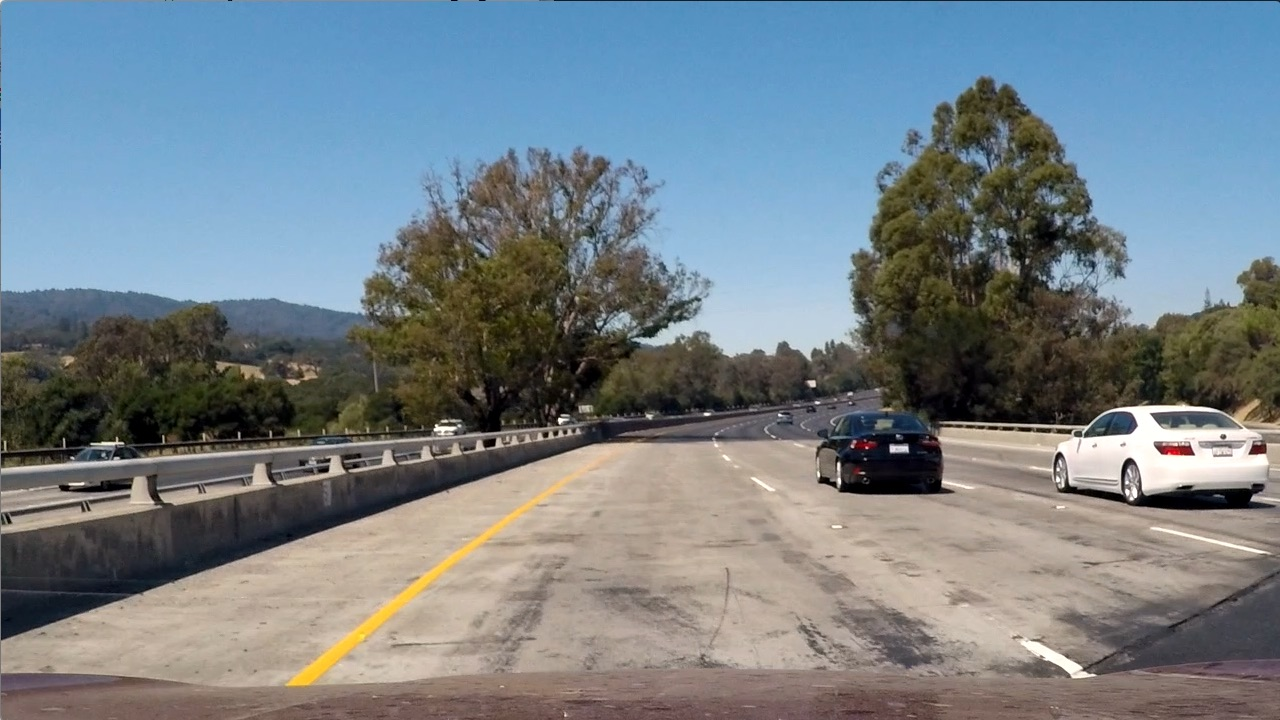
#> input picture test_images/test1.jpg, 1280 x 720 px
$ python lane_detection.py
#> lines starting #> are read from the running program, lines starting #| are printed output that depends on the picture; after the words box and inside, x2 and y2 are one past the last pixel; in counts of white or black regions, pixels touching at a corner belong together
### undistort.py
import numpy as np
import cv2


calibration = np.load('camera_cal/calib.npz')
#> (reads camera_cal/calib.npz from the repository)
mtx = calibration['mtx']
dist = calibration['dist']


def undistort(img):
    """Undistort an image using the lecture approach (getOptimalNewCameraMatrix)."""
    h, w = img.shape[:2]
    newCameraMtx, roi = cv2.getOptimalNewCameraMatrix(mtx, dist, (w, h), 0, (w, h))
    return cv2.undistort(img, mtx, dist, None, newCameraMtx)

# [9 lines that do not run on import are left out]

### thresholded_binary.py
import numpy as np
import cv2 as cv

from undistort import undistort


def sobel_x_mask(img, thresh=40, ksize=3):
    """Binary mask of vertical edges (Sobel along the X axis)."""
    gray = cv.cvtColor(img, cv.COLOR_BGR2GRAY)
    gray = cv.GaussianBlur(gray, (5, 5), 0)
    sobelX = cv.Sobel(gray, ddepth=cv.CV_32F, dx=1, dy=0, ksize=ksize)
    absX = np.absolute(sobelX)
    scaled = np.uint8(255 * absX / np.max(absX))
    _, mask = cv.threshold(scaled, thresh, 255, cv.THRESH_BINARY)
    return mask


def color_mask(img):
    """Binary mask of yellow and white lane markings in HSV."""
    hsv = cv.cvtColor(img, cv.COLOR_BGR2HSV)
    yellow = cv.inRange(hsv, np.array([15, 80, 60]), np.array([35, 255, 255]))
    white = cv.inRange(hsv, np.array([0, 0, 200]), np.array([179, 30, 255]))
    return cv.bitwise_or(yellow, white)


def threshold(img):
    """Combine gradient and color into one binary image and remove small specks."""
    combined = cv.bitwise_or(sobel_x_mask(img), color_mask(img))
    kernel = np.ones((3, 3), np.uint8)
    return cv.morphologyEx(combined, cv.MORPH_OPEN, kernel)

# [10 lines that do not run on import are left out]

### perspective.py
import numpy as np
import cv2 as cv

from undistort import undistort
from thresholded_binary import threshold

SRC = np.float32([[598, 460], [706, 460], [1071, 718], [247, 719]])

DST = np.float32([[320, 0], [960, 0], [960, 720], [320, 720]])

M = cv.getPerspectiveTransform(SRC, DST)
M_INV = cv.getPerspectiveTransform(DST, SRC)


def warp(img):
    """Transform an image to the bird's-eye view."""
    h, w = img.shape[:2]
    return cv.warpPerspective(img, M, (w, h), flags=cv.INTER_LINEAR)


# [18 lines that do not run on import are left out]

### lane_detection.py
import numpy as np
import cv2 as cv

from undistort import undistort
from thresholded_binary import threshold
from perspective import warp, M_INV, DST

XM_PER_PIX = 3.7 / (DST[1][0] - DST[0][0])
YM_PER_PIX = 30 / 720


def find_lane_pixels(binary_warped, n_windows=9, margin=100, min_pix=50):
    """Find lane pixels with a histogram + sliding window search."""
    binary = (binary_warped > 0).astype(np.uint8)
    h, w = binary.shape

    histogram = np.sum(binary[h // 2:, :], axis=0)
    midpoint = w // 2
    left_current = np.argmax(histogram[:midpoint])
    right_current = np.argmax(histogram[midpoint:]) + midpoint

    nonzero_y, nonzero_x = binary.nonzero()
    window_height = h // n_windows

    left_inds, right_inds = [], []
    out_img = np.zeros((h, w, 3), np.uint8)

    for i in range(n_windows):
        y_low = h - (i + 1) * window_height
        y_high = h - i * window_height

        xl_low, xl_high = left_current - margin, left_current + margin
        xr_low, xr_high = right_current - margin, right_current + margin

        in_y = (nonzero_y >= y_low) & (nonzero_y < y_high)
        good_left = (in_y & (nonzero_x >= xl_low) & (nonzero_x < xl_high)).nonzero()[0]
        good_right = (in_y & (nonzero_x >= xr_low) & (nonzero_x < xr_high)).nonzero()[0]

        left_inds.append(good_left)
        right_inds.append(good_right)

        if len(good_left) > min_pix:
            left_current = int(np.mean(nonzero_x[good_left]))
        if len(good_right) > min_pix:
            right_current = int(np.mean(nonzero_x[good_right]))

    left_inds = np.concatenate(left_inds)
    right_inds = np.concatenate(right_inds)

    leftx, lefty = nonzero_x[left_inds], nonzero_y[left_inds]
    rightx, righty = nonzero_x[right_inds], nonzero_y[right_inds]

    out_img[lefty, leftx] = (0, 0, 255)
    out_img[righty, rightx] = (255, 0, 0)

    return leftx, lefty, rightx, righty, out_img


def fit_polynomial(x, y):
    """Fit x = A*y^2 + B*y + C."""
    return np.polyfit(y, x, 2)


def curvature_radius(leftx, lefty, rightx, righty, y_eval):
    """Radius of curvature in meters at y_eval (pixels), averaged over both lines."""
    left_fit = np.polyfit(lefty * YM_PER_PIX, leftx * XM_PER_PIX, 2)
    right_fit = np.polyfit(righty * YM_PER_PIX, rightx * XM_PER_PIX, 2)
    y = y_eval * YM_PER_PIX

    left_r = (1 + (2 * left_fit[0] * y + left_fit[1]) ** 2) ** 1.5 / abs(2 * left_fit[0])
    right_r = (1 + (2 * right_fit[0] * y + right_fit[1]) ** 2) ** 1.5 / abs(2 * right_fit[0])
    return (left_r + right_r) / 2


def vehicle_offset(left_fit, right_fit, img_width, y_eval):
    """Offset of the vehicle from the lane center in meters (negative = left of center)."""
    left_x = np.polyval(left_fit, y_eval)
    right_x = np.polyval(right_fit, y_eval)
    lane_center = (left_x + right_x) / 2
    return (img_width / 2 - lane_center) * XM_PER_PIX


def draw_lane(undist, binary_warped, left_fit, right_fit):
    """Draw the lane area on the warped view and project it back onto the original image."""
    h, w = binary_warped.shape
    ploty = np.linspace(0, h - 1, h)
    left_fitx = np.polyval(left_fit, ploty)
    right_fitx = np.polyval(right_fit, ploty)

    color_warp = np.zeros((h, w, 3), np.uint8)
    pts_left = np.transpose(np.vstack([left_fitx, ploty]))
    pts_right = np.flipud(np.transpose(np.vstack([right_fitx, ploty])))
    pts = np.vstack((pts_left, pts_right)).astype(np.int32)
    cv.fillPoly(color_warp, [pts], (0, 255, 0))

    unwarped = cv.warpPerspective(color_warp, M_INV, (w, h))
    return cv.addWeighted(undist, 1, unwarped, 0.3, 0)


def process_image(img):
    """Full pipeline for one BGR image. Returns the result and the sliding window debug image."""
    undist = undistort(img)
    binary_warped = warp(threshold(undist))
    h, w = binary_warped.shape

    leftx, lefty, rightx, righty, debug = find_lane_pixels(binary_warped)

    if len(leftx) == 0 or len(rightx) == 0:
        return undist, debug   # no lane found, return the undistorted image unchanged

    left_fit = fit_polynomial(leftx, lefty)
    right_fit = fit_polynomial(rightx, righty)

    ploty = np.linspace(0, h - 1, h)
    for fit, name in ((left_fit, 'f_left'), (right_fit, 'f_right')):
        pts = np.stack([np.polyval(fit, ploty), ploty], axis=1).astype(np.int32)
        cv.polylines(debug, [pts], False, (0, 255, 255), 3)

    for i, (fit, name) in enumerate(((left_fit, 'f_left'), (right_fit, 'f_right'))):
        text = f'{name}(y) = {fit[0]:.2e}*y^2 + {fit[1]:.2e}*y + {fit[2]:.1f}'
        cv.putText(debug, text, (30, 40 + 35 * i), cv.FONT_HERSHEY_SIMPLEX, 0.8, (0, 255, 255), 2)

    radius = curvature_radius(leftx, lefty, rightx, righty, h - 1)
    offset = vehicle_offset(left_fit, right_fit, w, h - 1)

    result = draw_lane(undist, binary_warped, left_fit, right_fit)
    side = 'left' if offset < 0 else 'right'
    cv.putText(result, f'Radius of curvature: {radius:.0f} m', (30, 50),
               cv.FONT_HERSHEY_SIMPLEX, 1, (255, 255, 255), 2)
    cv.putText(result, f'Vehicle is {abs(offset):.2f} m {side} of center', (30, 90),
               cv.FONT_HERSHEY_SIMPLEX, 1, (255, 255, 255), 2)
    return result, debug


if __name__ == '__main__':
    img = cv.imread('test_images/test1.jpg')
#> img is the input picture: shape (720, 1280, 3); mean B, G, R 135.5, 128.7, 117.5
    result, debug = process_image(img)
#> in sobel_x_mask, `_, mask = cv.threshold(scaled, thresh, 255, cv.THRESH_BINARY)`:
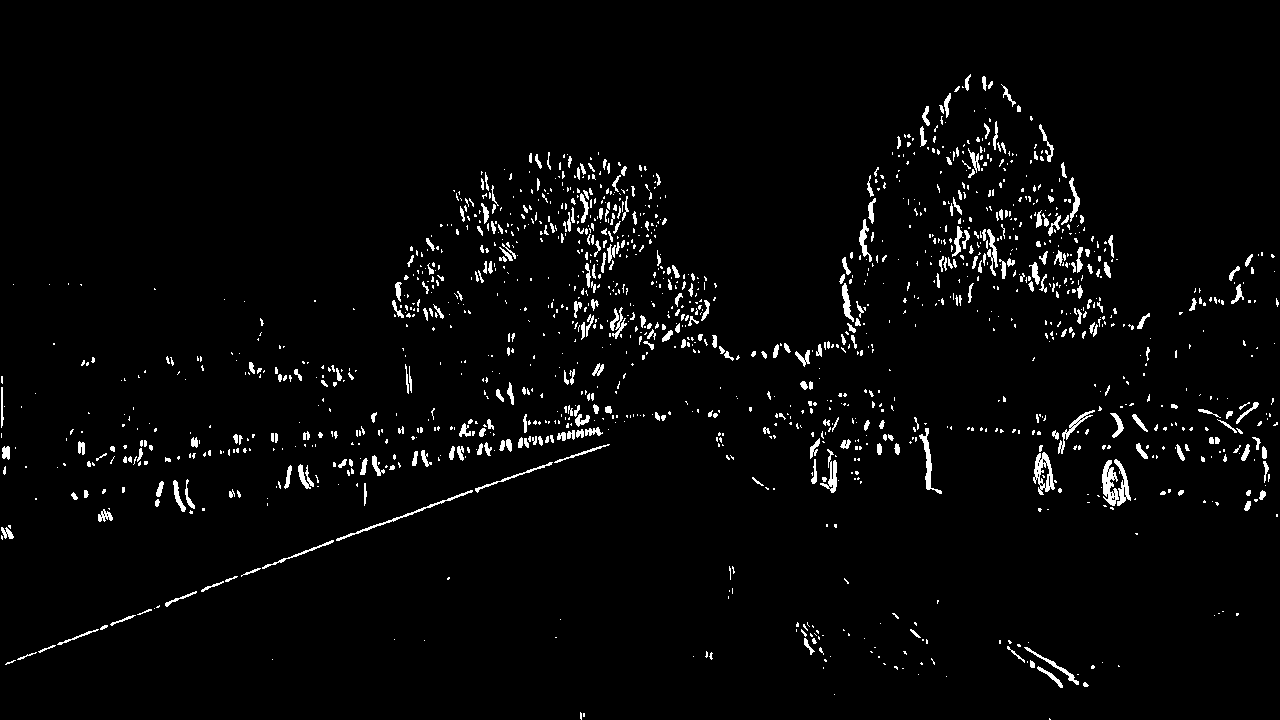
#> mask: shape (720, 1280); 2.9% white; 1477 white regions (1112 under 20 px), largest, box (x1, y1, x2, y2) and area: (1033, 452, 1055, 495) 446, (1102, 460, 1119, 506) 441, (336, 490, 473, 541) 345
#> in color_mask, `hsv = cv.cvtColor(img, cv.COLOR_BGR2HSV)`: hsv: shape (720, 1280, 3); mean H, S, V 61.2, 77.3, 149.8
#> in color_mask, `yellow = cv.inRange(hsv, np.array([15, 80, 60]), np.array([35, 255, 25..`: yellow: shape (720, 1280); 6.4% white; 493 white regions (417 under 20 px), largest, box (x1, y1, x2, y2) and area: (384, 226, 585, 416) 14350, (1036, 273, 1280, 427) 13077, (312, 468, 603, 698) 4806
#> in color_mask, `white = cv.inRange(hsv, np.array([0, 0, 200]), np.array([179, 30, 255]))`: white: shape (720, 1280); 1.7% white; 173 white regions (144 under 20 px), largest, box (x1, y1, x2, y2) and area: (1037, 408, 1267, 495) 10284, (649, 324, 826, 361) 1566, (1007, 641, 1086, 688) 852
#> in color_mask, `return cv.bitwise_or(yellow, white)`: returned value: shape (720, 1280); 8.1% white; 664 white regions (560 under 20 px), largest, box (x1, y1, x2, y2) and area: (384, 226, 585, 416) 14350, (1036, 273, 1280, 427) 13077, (1037, 392, 1267, 495) 10424
#> in threshold, `combined = cv.bitwise_or(sobel_x_mask(img), color_mask(img))`: combined: shape (720, 1280); 10.7% white; 1533 white regions (1171 under 20 px), largest, box (x1, y1, x2, y2) and area: (384, 225, 585, 420) 14799, (1036, 259, 1280, 427) 13518, (1029, 380, 1269, 506) 12920
#> in threshold, `return cv.morphologyEx(combined, cv.MORPH_OPEN, kernel)`: returned value: shape (720, 1280); 8.7% white; 595 white regions (320 under 20 px), largest, box (x1, y1, x2, y2) and area: (385, 228, 583, 412) 13234, (1032, 403, 1269, 506) 11569, (1137, 277, 1280, 427) 10794
#> in warp, `h, w = img.shape[:2]`: h = 720; w = 1280
#> in find_lane_pixels, `binary = (binary_warped > 0).astype(np.uint8)`: binary: shape (720, 1280); values 0 (black) and 1 (white), 3.9% white; 34 white regions (7 under 20 px), largest, box (x1, y1, x2, y2) and area: (323, 170, 403, 712) 23218, (1020, 242, 1080, 361) 3864, (41, 22, 114, 94) 1574
#> in find_lane_pixels, `histogram = np.sum(binary[h // 2:, :], axis=0)`: histogram = 1280 values, max 352 at index 348, min 0 at index 0, mean 13.47
#> in find_lane_pixels, `left_current = np.argmax(histogram[:midpoint])`: left_current = 348
#> in find_lane_pixels, `right_current = np.argmax(histogram[midpoint:]) + midpoint`: right_current = 1009
#> the loop in find_lane_pixels, `for i in range(n_windows):` made 9 passes
#> (xl_low, xl_high, xr_low, xr_high, left_current, right_current) on passes 1, 3, 5, 6: (248, 448, 909, 1109, 352, 1000), (246, 446, 900, 1100, 348, 1042), (253, 453, 942, 1142, 360, 1040), (260, 460, 940, 1140, 366, 1050)
#> (xl_low, xl_high, xr_low, xr_high, left_current) on passes 2, 4, 7: (252, 452, 900, 1100, 346), (248, 448, 942, 1142, 353), (266, 466, 950, 1150, 375)
#> after the loop in find_lane_pixels, `for i in range(n_windows):`: left_inds = 9 items
#> in find_lane_pixels, `right_inds = np.concatenate(right_inds)`: right_inds = 4659 values, max 36264 at index 697, min 6600 at index 1981, mean 16177.1
#> in find_lane_pixels, `rightx, righty = nonzero_x[right_inds], nonzero_y[right_inds]`: rightx = 4659 values, max 1079 at index 2426, min 947 at index 40, mean 1040.7; righty = 4659 values, max 707 at index 672, min 242 at index 1981, mean 364.7
#> in process_image, `left_fit = fit_polynomial(leftx, lefty)`: left_fit = [0.000187, -0.222, 414.4]
#> in process_image, `right_fit = fit_polynomial(rightx, righty)`: right_fit = [0.000157, -0.272, 1115.8]
#> the loop in process_image, `for fit, name in ((left_fit, 'f_left'), (right_fit, 'f_right')):` made 2 passes
#> after the loop in process_image, `for fit, name in ((left_fit, 'f_left'), (right_fit, 'f_right')):`:
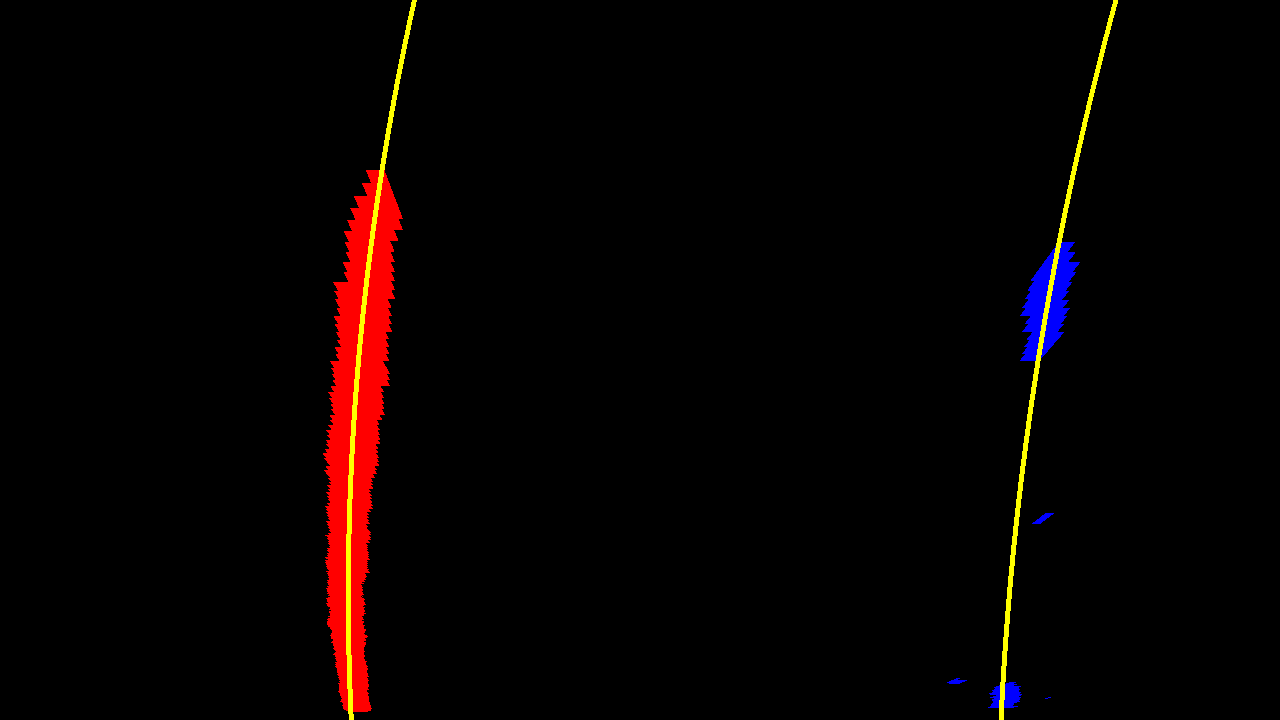
#> debug: shape (720, 1280, 3); mean of channels 0, 1, 2 1.1, 2, 7.7; drawn as B, G, R
#> the loop in process_image, `for i, (fit, name) in enumerate(((left_fit, 'f_left'), (right_fit, 'f_..` made 2 passes
#> after the loop in process_image, `for i, (fit, name) in enumerate(((left_fit, 'f_left'), (right_fit, 'f_..`:
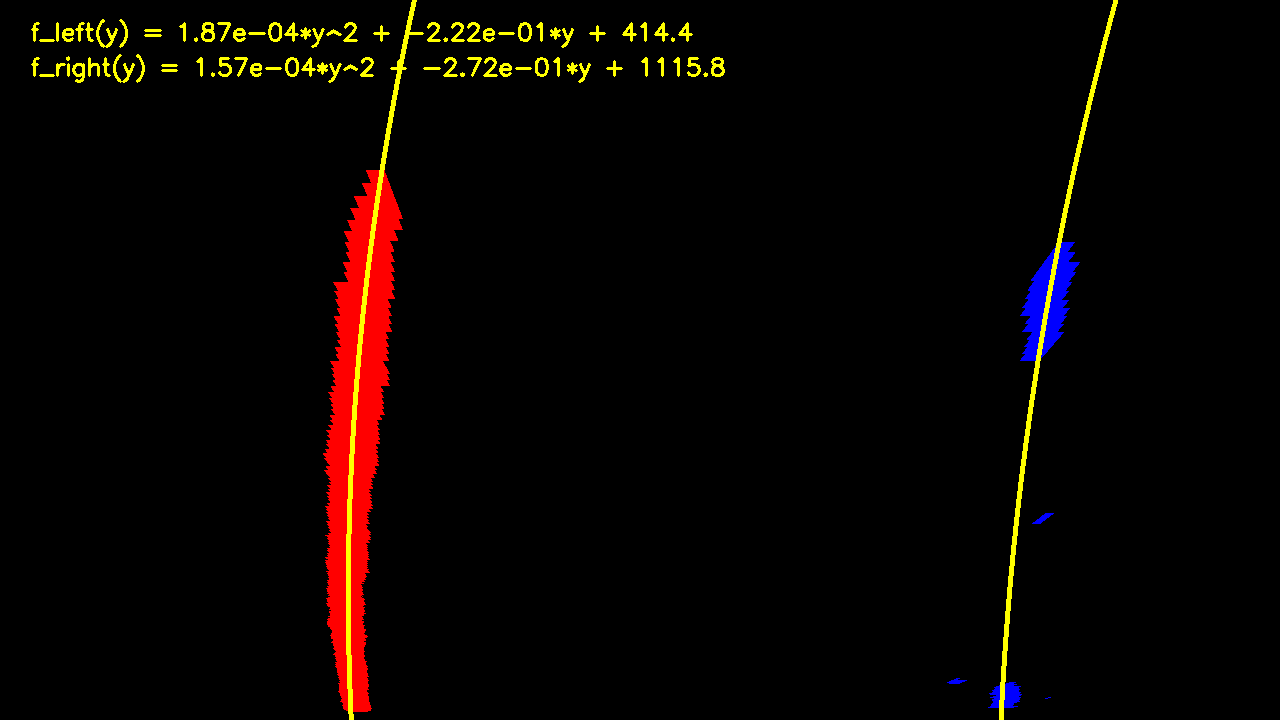
#> debug: shape (720, 1280, 3); 0.78% of pixels changed, all inside (x1, y1, x2, y2) = (31, 19, 725, 83); drawn as B, G, R
#> in curvature_radius, `left_fit = np.polyfit(lefty * YM_PER_PIX, leftx * XM_PER_PIX, 2)`: left_fit = [0.000624, -0.0309, 2.4]
#> in curvature_radius, `right_fit = np.polyfit(righty * YM_PER_PIX, rightx * XM_PER_PIX, 2)`: right_fit = [0.000521, -0.0378, 6.45]
#> in curvature_radius, `left_r = (1 + (2 * left_fit[0] * y + left_fit[1]) ** 2) ** 1.5 / abs(2..`: left_r = 801.5
#> in curvature_radius, `right_r = (1 + (2 * right_fit[0] * y + right_fit[1]) ** 2) ** 1.5 / ab..`: right_r = 959.3
#> in process_image, `radius = curvature_radius(leftx, lefty, rightx, righty, h - 1)`: radius = 880.4
#> in vehicle_offset, `left_x = np.polyval(left_fit, y_eval)`: left_x = 351.3
#> in vehicle_offset, `right_x = np.polyval(right_fit, y_eval)`: right_x = 1001
#> in vehicle_offset, `lane_center = (left_x + right_x) / 2`: lane_center = 676.1
#> in process_image, `offset = vehicle_offset(left_fit, right_fit, w, h - 1)`: offset = -0.209
#> in draw_lane, `left_fitx = np.polyval(left_fit, ploty)`: left_fitx = 720 values, max 414.4 at index 0, min 348.3 at index 594, mean 366.7
#> in draw_lane, `right_fitx = np.polyval(right_fit, ploty)`: right_fitx = 720 values, max 1115.8 at index 0, min 1001 at index 719, mean 1045
#> in draw_lane, `pts_left = np.transpose(np.vstack([left_fitx, ploty]))`: pts_left = 720 pairs, first value 348.3 to 414.4, second value 0 to 719
#> in draw_lane, `pts_right = np.flipud(np.transpose(np.vstack([right_fitx, ploty])))`: pts_right = 720 pairs, first value 1001 to 1115.8, second value 0 to 719
#> in draw_lane, `pts = np.vstack((pts_left, pts_right)).astype(np.int32)`: pts = 1440 pairs, first value 348 to 1115, second value 0 to 719
#> in process_image, `side = 'left' if offset < 0 else 'right'`: side = 'left'
#> in process_image, `cv.putText(result, f'Vehicle is {abs(offset):.2f} m {side} of center',..`:
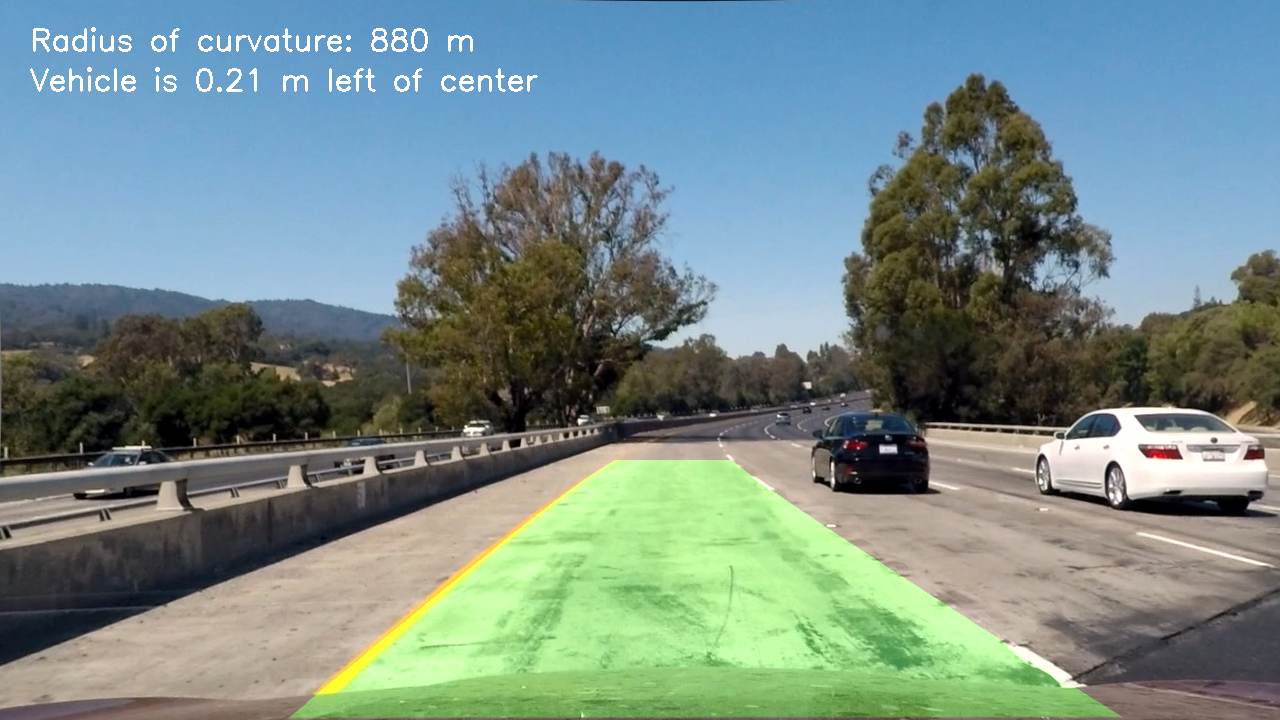
#> result: shape (720, 1280, 3); mean B, G, R 136.5, 139.7, 118.5

    cv.imwrite('docs/color_fit_lines.png', debug)
    cv.imwrite('docs/example_output.png', result)

    cv.imshow('Sliding windows', debug)
    cv.imshow('Result', result)
    cv.waitKey(0)
    cv.destroyAllWindows()
